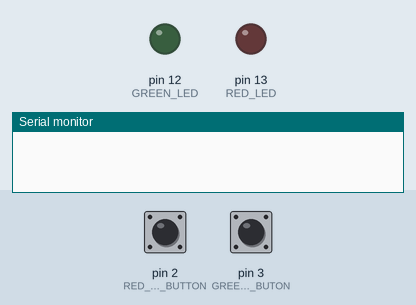
Simulated run of this program. Board: Arduino Uno, built with avr-gcc and run on an emulated ATmega328P. Parts: output pins drawn as LEDs (lit = HIGH), the last lines printed to the serial monitor. The test bench sets the inputs (shaded band); at power-on: pin 2 (RED_LED_BUTTON) LOW, pin 3 (GREEN_LED_BUTON) HIGH.

Above: at 1.2 s.
1.3 s: pin 2 (RED_LED_BUTTON) pulled HIGH for 0.15 s
At 1.7 s:
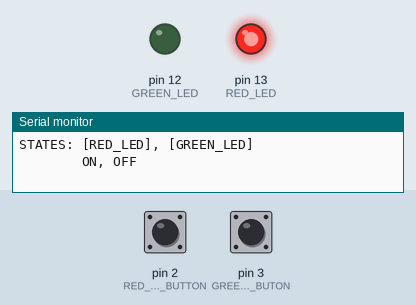
2.9 s: pin 2 (RED_LED_BUTTON) pulled HIGH for 1 s
At 4.2 s:
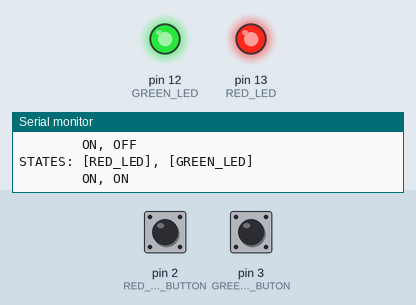
5.4 s: pin 3 (GREEN_LED_BUTON) pulled LOW for 0.15 s
At 6.1 s:
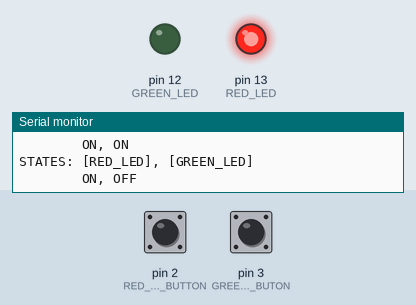
7.0 s: pin 3 (GREEN_LED_BUTON) pulled LOW for 1 s
At 7.3 s:
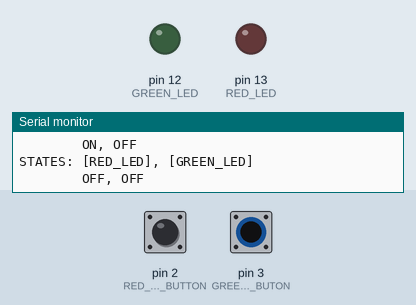
9.5 s: pin 2 (RED_LED_BUTTON) pulled HIGH for 3.2 s
At 10.4 s:
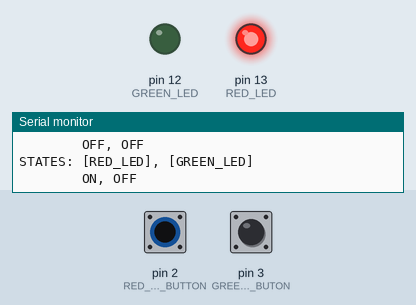
Timing chart, 0 to 12.5 s (numbered marks = the images above; inputs shaded):
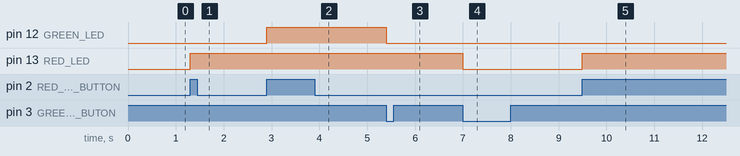

The program:

main.cpp
```cpp
#include <Arduino.h>

// ENV VAR
#define _DEBUG
#define is ==

// PINS
#define RED_LED 13
#define GREEN_LED 12
#define RED_LED_BUTTON 2
#define GREEN_LED_BUTON 3
#define SERIAL_BAUD 9600

// MACROS
#define TURN_ON_LED(LED) digitalWrite(LED, HIGH)
#define TURN_OFF_LED(LED) digitalWrite(LED, LOW)

#ifdef _DEBUG
  #define TRACE_LINE(str) Serial.println(str)
  #define TRACE(str) Serial.print(str)
#endif

#ifndef _DEBUG
  #define TRACE_LINE(str)
  #define TRACE(str)
#endif

int RedLedTurnOnTime = 0;
int GreenLedTurnOnTime = 0;

int RedLedLastState = 0;
int GreenLedLastState = 0;

void PrintChanges(const int redLedState, const int greenLedState);
void OnRedLedBtnClick();
void OnGreenLedBtnClick();

void setup() {
  pinMode(RED_LED, OUTPUT);
  pinMode(GREEN_LED, OUTPUT);

  pinMode(RED_LED_BUTTON, INPUT);
  pinMode(GREEN_LED_BUTON, INPUT);

  attachInterrupt(digitalPinToInterrupt(RED_LED_BUTTON), OnRedLedBtnClick, RISING);
  attachInterrupt(digitalPinToInterrupt(GREEN_LED_BUTON), OnGreenLedBtnClick, FALLING);

  Serial.begin(SERIAL_BAUD);
}

void loop() {
  #ifdef _DEBUG
    int redLedState = digitalRead(RED_LED);
    int greenLedState = digitalRead(GREEN_LED);

    if (RedLedLastState != redLedState || GreenLedLastState != greenLedState)
    {
      PrintChanges(redLedState, greenLedState);
      RedLedLastState = redLedState;
      GreenLedLastState = greenLedState;
    }
  #endif

}

void PointSeven(const int led){
  if (digitalRead(led))
  {
    TURN_OFF_LED(led);
    return;
  }
  TURN_ON_LED(led);
}

void PointEight(const int button){
  if (button is RED_LED_BUTTON)
  {
    if (!digitalRead(RED_LED))
    {
      TURN_ON_LED(RED_LED);
      return;
    }

    TURN_ON_LED(GREEN_LED);
    return;
  }

  if (button is GREEN_LED_BUTON)
  {
    if (digitalRead(GREEN_LED))
    {
      TURN_OFF_LED(GREEN_LED);
      return;
    }

    TURN_OFF_LED(RED_LED);
  }
}

void OnRedLedBtnClick(){
  // PointSeven(RED_LED);

  PointEight(RED_LED_BUTTON);
}

void OnGreenLedBtnClick(){
  // PointSeven(GREEN_LED);

  PointEight(GREEN_LED_BUTON);
}

void PrintChanges(const int redLedState, const int greenLedState){
  TRACE_LINE("STATES: [RED_LED], [GREEN_LED]");
  TRACE("        ");
  TRACE(redLedState ? "ON" : "OFF");
  TRACE(", ");
  TRACE_LINE(greenLedState ? "ON" : "OFF");
}
```

Measured:
- after the input at 1.3 s, pin 13 (RED_LED): LOW → HIGH at once
- after the input at 2.9 s, pin 12 (GREEN_LED): LOW → HIGH at once
- after the input at 5.4 s, pin 12 (GREEN_LED): HIGH → LOW at once
- after the input at 7.0 s, pin 13 (RED_LED): HIGH → LOW at once
- after the input at 9.5 s, pin 13 (RED_LED): LOW → HIGH at once
